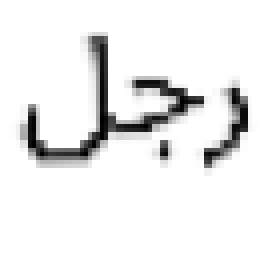
#> input picture Code/word0.png, 65 x 68 px, given in place of capr6.png, which was not available (shown 4 times larger)
$ python 'line and word segmentation.py'
#> lines starting #> are read from the running program, lines starting #| are printed output that depends on the picture; pictures that were not available may be replaced by others from this repository, and a replacement may not be noted
import cv2
import numpy as np

def lines(img):
    hist = np.sum(255 - cv2.cvtColor(img, cv2.COLOR_BGR2GRAY), 1)

    lines = []
    i = 0
    while (i < len(hist)):

        if (hist[i] != 0):
            x = i
            y = i
            while (y < len(hist)):
                y += 1
                if (y < len(hist)) and (hist[y] == 0):
                    break

            lines.append(img[x:y, 0:len(img[0])])
            i = y
        else:
            i += 1

    return lines

def words(lines):
    res = []
    kernel = np.ones((3,3),np.uint8)

    for j in range(len(lines)):

        img = np.rot90(lines[j])

        scale_percent = 220
        width = int(img.shape[1] * scale_percent / 100)
        height = int(img.shape[0] * scale_percent / 100)
        dim = (width, height)
        img = cv2.resize(img, dim, interpolation = cv2.INTER_AREA)

        img2 = cv2.erode(img, kernel, iterations = 1)
        img2 = cv2.dilate(img2, kernel, iterations = 1)

        hist = np.sum(255 - cv2.cvtColor(img2, cv2.COLOR_BGR2GRAY), 1)
        i = 0
        while (i < len(hist)):
            th = 0

            if (hist[i] != 0):
                x = i
                y = i
                while (y < len(hist)) and (th <= 2):
                    y += 1

                    if (y < len(hist)) and (hist[y] == 0):
                        th += 1

                res.append(img[x:y, 0:len(img[0])])
                i = y
            else:
                i += 1

    for k in range(len(res)):
        res[k] = (np.rot90(res[k], 3))

    return res


img = cv2.imread('capr6.png')
#> img is the input picture: shape (68, 65, 3); min 0, max 255, mean 236.3
lines = lines(img)
#> in lines, `hist = np.sum(255 - cv2.cvtColor(img, cv2.COLOR_BGR2GRAY), 1)`: hist = 68 values, max 5279 at index 38, min 0 at index 0, mean 1214
#> the loop in lines, `while (i < len(hist)): ` made 33 passes
#> (x, i) on pass 9: (8, 44)
#> i on passes 1 to 6: 1, 2, 3, 4, 5, 6
#> after the loop in lines, `while (i < len(hist)):`: i = 68; lines = 1 item; x = 8; y = 44
#> lines = 1 item
words = words(lines)
#> the loop in words, `for j in range(len(lines)): ` made 1 pass
#> (scale_percent, width, height) on pass 1: (220, 79, 143)
#> pass 1, in words, `img = np.rot90(lines[j])`:
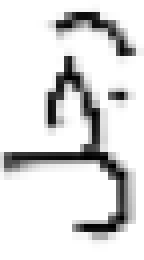
#> img: shape (65, 36, 3) (shown 4 times larger); min 0, max 255, mean 219.7
#> pass 1, in words, `img = cv2.resize(img, dim, interpolation = cv2.INTER_AREA)`:
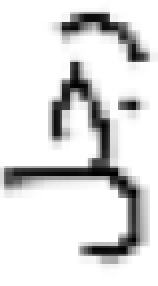
#> img: shape (143, 79, 3) (shown 2 times larger); min 0, max 255, mean 219.7
#> pass 1, in words, `img2 = cv2.erode(img, kernel, iterations = 1)`:
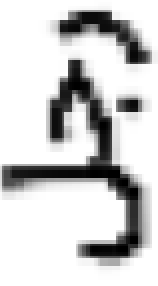
#> img2: shape (143, 79, 3) (shown 2 times larger); min 0, max 255, mean 205.5
#> after the loop in words, `for j in range(len(lines)):`: x = 0; y = 141
#> the loop in words, `for k in range(len(res)):` made 1 pass
#> words = 1 item
for j in range(len(words)):

    cv2.imwrite('word%d.png'%j, words[j])
#> this loop made 1 pass
#> pass 1, `cv2.imwrite('word%d.png'%j, words[j])`:
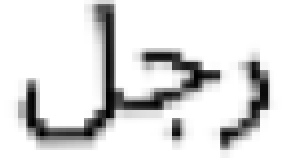
#> saved as word0.png: shape (79, 141, 3) (shown 2 times larger); min 0, max 255, mean 219.2

$ run again, on Code/word4.png
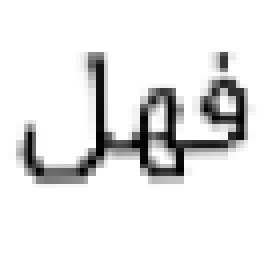
#> input picture Code/word4.png, 66 x 68 px, given in place of capr6.png, which was not available (shown 4 times larger)
#> img is the input picture: shape (68, 66, 3); min 0, max 255, mean 230.6
#> hist = 68 values, max 7753 at index 36, min 0 at index 0, mean 1608.7
#> the loop in lines, `while (i < len(hist)): ` made 35 passes
#> (x, i) on pass 14: (13, 47)
#> after the loop in lines, `while (i < len(hist)):`: i = 68; lines = 1 item; x = 13; y = 47
#> `lines = lines(img)`: lines = 1 item
#> the loop in words, `for j in range(len(lines)): ` made 1 pass
#> (scale_percent, width, height) on pass 1: (220, 74, 145)
#> pass 1, in words, `img2 = cv2.erode(img, kernel, iterations = 1)`:
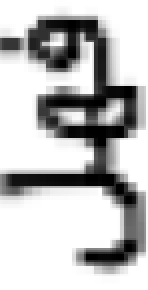
#> img2: shape (145, 74, 3) (shown 2 times larger); min 0, max 255, mean 188.7
#> after the loop in words, `for j in range(len(lines)):`: x = 0; y = 143
#> the loop in words, `for k in range(len(res)):` made 1 pass
#> words = 1 item
#> the loop `for j in range(len(words)): ` made 1 pass
#> pass 1, `cv2.imwrite('word%d.png'%j, words[j])`:
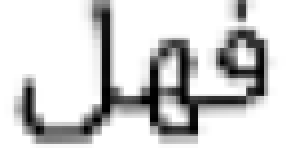
#> saved as word0.png: shape (74, 143, 3) (shown 2 times larger); min 0, max 255, mean 205.5

$ run again, on Code/word5.png
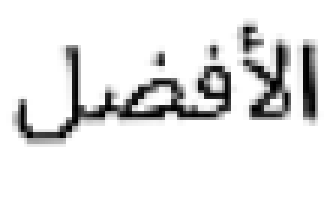
#> input picture Code/word5.png, 108 x 68 px, given in place of capr6.png, which was not available (shown 3 times larger)
#> img is the input picture: shape (68, 108, 3); min 0, max 255, mean 228.6
#> hist = 68 values, max 14223 at index 38, min 0 at index 0, mean 2849.8
#> the loop in lines, `while (i < len(hist)): ` made 26 passes
#> (x, i) on pass 7: (6, 49)
#> after the loop in lines, `while (i < len(hist)):`: i = 68; lines = 1 item; x = 6; y = 49
#> `lines = lines(img)`: lines = 1 item
#> the loop in words, `for j in range(len(lines)): ` made 1 pass
#> (scale_percent, width, height) on pass 1: (220, 94, 237)
#> pass 1, in words, `img2 = cv2.erode(img, kernel, iterations = 1)`:
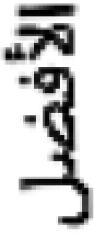
#> img2: shape (237, 94, 3); min 0, max 255, mean 197.9
#> after the loop in words, `for j in range(len(lines)):`: x = 0; y = 235
#> the loop in words, `for k in range(len(res)):` made 1 pass
#> words = 1 item
#> the loop `for j in range(len(words)): ` made 1 pass
#> pass 1, `cv2.imwrite('word%d.png'%j, words[j])`:
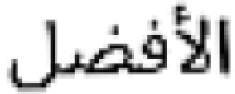
#> saved as word0.png: shape (94, 235, 3); min 0, max 255, mean 212.9
